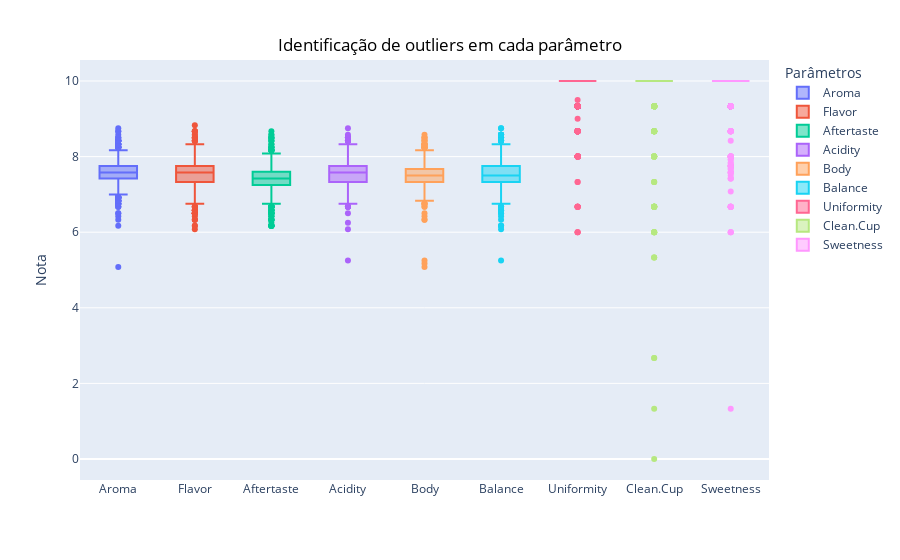

Source (notebook cell):
### Code cell
box_3 = px.box(pd.melt(df_measures), x="variable", y="value", color="variable")
box_3.update_layout(
    xaxis_title=None,
    yaxis_title="Nota",
    legend_title_text='Parâmetros',
    title={
    'text': 'Identificação de outliers em cada parâmetro',
    'y':0.93,
    'x':0.5,
    'font_color': 'black'}
)
box_3.show()

### Figure 1 — Plotly figure (JSON) as saved in the notebook; plotly's stock layout.template omitted (floating-point values rounded to 4 significant figures; data arrays with more than 128 entries replaced by an {"elided": "..."} marker saying what was removed)
{"data": [{"alignmentgroup": "True", "hovertemplate": "variable=%{x}<br>value=%{y}<extra></extra>", "legendgroup": "Aroma", "marker": {"color": "#636efa"}, "name": "Aroma", "notched": false, "offsetgroup": "Aroma", "orientation": "v", "showlegend": true, "type": "box", "x": {"elided": "1337 str values"}, "x0": " ", "xaxis": "x", "y": {"elided": "1337 float values"}, "y0": " ", "yaxis": "y"}, {"alignmentgroup": "True", "hovertemplate": "variable=%{x}<br>value=%{y}<extra></extra>", "legendgroup": "Flavor", "marker": {"color": "#EF553B"}, "name": "Flavor", "notched": false, "offsetgroup": "Flavor", "orientation": "v", "showlegend": true, "type": "box", "x": {"elided": "1337 str values"}, "x0": " ", "xaxis": "x", "y": {"elided": "1337 float values"}, "y0": " ", "yaxis": "y"}, {"alignmentgroup": "True", "hovertemplate": "variable=%{x}<br>value=%{y}<extra></extra>", "legendgroup": "Aftertaste", "marker": {"color": "#00cc96"}, "name": "Aftertaste", "notched": false, "offsetgroup": "Aftertaste", "orientation": "v", "showlegend": true, "type": "box", "x": {"elided": "1337 str values"}, "x0": " ", "xaxis": "x", "y": {"elided": "1337 float values"}, "y0": " ", "yaxis": "y"}, {"alignmentgroup": "True", "hovertemplate": "variable=%{x}<br>value=%{y}<extra></extra>", "legendgroup": "Acidity", "marker": {"color": "#ab63fa"}, "name": "Acidity", "notched": false, "offsetgroup": "Acidity", "orientation": "v", "showlegend": true, "type": "box", "x": {"elided": "1337 str values"}, "x0": " ", "xaxis": "x", "y": {"elided": "1337 float values"}, "y0": " ", "yaxis": "y"}, {"alignmentgroup": "True", "hovertemplate": "variable=%{x}<br>value=%{y}<extra></extra>", "legendgroup": "Body", "marker": {"color": "#FFA15A"}, "name": "Body", "notched": false, "offsetgroup": "Body", "orientation": "v", "showlegend": true, "type": "box", "x": {"elided": "1337 str values"}, "x0": " ", "xaxis": "x", "y": {"elided": "1337 float values"}, "y0": " ", "yaxis": "y"}, {"alignmentgroup": "True", "hovertemplate": "variable=%{x}<br>value=%{y}<extra></extra>", "legendgroup": "Balance", "marker": {"color": "#19d3f3"}, "name": "Balance", "notched": false, "offsetgroup": "Balance", "orientation": "v", "showlegend": true, "type": "box", "x": {"elided": "1337 str values"}, "x0": " ", "xaxis": "x", "y": {"elided": "1337 float values"}, "y0": " ", "yaxis": "y"}, {"alignmentgroup": "True", "hovertemplate": "variable=%{x}<br>value=%{y}<extra></extra>", "legendgroup": "Uniformity", "marker": {"color": "#FF6692"}, "name": "Uniformity", "notched": false, "offsetgroup": "Uniformity", "orientation": "v", "showlegend": true, "type": "box", "x": {"elided": "1337 str values"}, "x0": " ", "xaxis": "x", "y": {"elided": "1337 float values"}, "y0": " ", "yaxis": "y"}, {"alignmentgroup": "True", "hovertemplate": "variable=%{x}<br>value=%{y}<extra></extra>", "legendgroup": "Clean.Cup", "marker": {"color": "#B6E880"}, "name": "Clean.Cup", "notched": false, "offsetgroup": "Clean.Cup", "orientation": "v", "showlegend": true, "type": "box", "x": {"elided": "1337 str values"}, "x0": " ", "xaxis": "x", "y": {"elided": "1337 float values"}, "y0": " ", "yaxis": "y"}, {"alignmentgroup": "True", "hovertemplate": "variable=%{x}<br>value=%{y}<extra></extra>", "legendgroup": "Sweetness", "marker": {"color": "#FF97FF"}, "name": "Sweetness", "notched": false, "offsetgroup": "Sweetness", "orientation": "v", "showlegend": true, "type": "box", "x": {"elided": "1337 str values"}, "x0": " ", "xaxis": "x", "y": {"elided": "1337 float values"}, "y0": " ", "yaxis": "y"}], "layout": {"boxmode": "overlay", "legend": {"title": {"text": "Parâmetros"}, "tracegroupgap": 0}, "margin": {"t": 60}, "title": {"font": {"color": "black"}, "text": "Identificação de outliers em cada parâmetro", "x": 0.5, "y": 0.93}, "xaxis": {"anchor": "y", "categoryarray": ["Aroma", "Flavor", "Aftertaste", "Acidity", "Body", "Balance", "Uniformity", "Clean.Cup", "Sweetness"], "categoryorder": "array", "domain": [0, 1], "title": {}}, "yaxis": {"anchor": "x", "domain": [0, 1], "title": {"text": "Nota"}}}}
